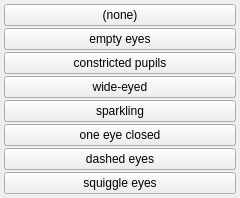
<?xml version="1.0" encoding="UTF-8"?>
<ui version="4.0">
 <class>eye_menu</class>
 <widget class="QWidget" name="eye_menu">
  <property name="geometry">
   <rect><x>0</x><y>0</y><width>240</width><height>60</height></rect>
  </property>
  <layout class="QGridLayout" name="grid">
   <property name="leftMargin"><number>4</number></property>
   <property name="topMargin"><number>4</number></property>
   <property name="rightMargin"><number>4</number></property>
   <property name="bottomMargin"><number>4</number></property>
   <property name="horizontalSpacing"><number>2</number></property>
   <property name="verticalSpacing"><number>2</number></property>
   <item row="0" column="0">
    <widget class="QPushButton" name="btn_none">
     <property name="text"><string>(none)</string></property>
    </widget>
   </item>
   <item row="1" column="0">
    <widget class="QPushButton" name="chk_empty_eyes">
     <property name="checkable"><bool>true</bool></property>
     <property name="text"><string>empty eyes</string></property>
     <property name="tags" stdset="0"><string>empty eyes</string></property>
    </widget>
   </item>
   <item row="2" column="0">
    <widget class="QPushButton" name="chk_constricted_pupils">
     <property name="checkable"><bool>true</bool></property>
     <property name="text"><string>constricted pupils</string></property>
     <property name="tags" stdset="0"><string>constricted pupils</string></property>
    </widget>
   </item>
   <item row="3" column="0">
    <widget class="QPushButton" name="chk_wide_eyed">
     <property name="checkable"><bool>true</bool></property>
     <property name="text"><string>wide-eyed</string></property>
     <property name="tags" stdset="0"><string>wide-eyed</string></property>
    </widget>
   </item>
   <item row="4" column="0">
    <widget class="QPushButton" name="chk_sparkling">
     <property name="checkable"><bool>true</bool></property>
     <property name="text"><string>sparkling</string></property>
     <property name="tags" stdset="0"><string>sparkling</string></property>
    </widget>
   </item>
   <item row="5" column="0">
    <widget class="QPushButton" name="chk_one_eye_closed">
     <property name="checkable"><bool>true</bool></property>
     <property name="text"><string>one eye closed</string></property>
     <property name="tags" stdset="0"><string>one eye closed</string></property>
    </widget>
   </item>
   <item row="6" column="0">
    <widget class="QPushButton" name="chk_dashed_eyes">
     <property name="checkable"><bool>true</bool></property>
     <property name="text"><string>dashed eyes</string></property>
     <property name="tags" stdset="0"><string>dashed eyes</string></property>
    </widget>
   </item>
   <item row="7" column="0">
    <widget class="QPushButton" name="chk_squiggle_eyes">
     <property name="checkable"><bool>true</bool></property>
     <property name="text"><string>squiggle eyes</string></property>
     <property name="tags" stdset="0"><string>squiggle eyes</string></property>
    </widget>
   </item>
  </layout>
 </widget>
 <resources/>
 <connections/>
</ui>
